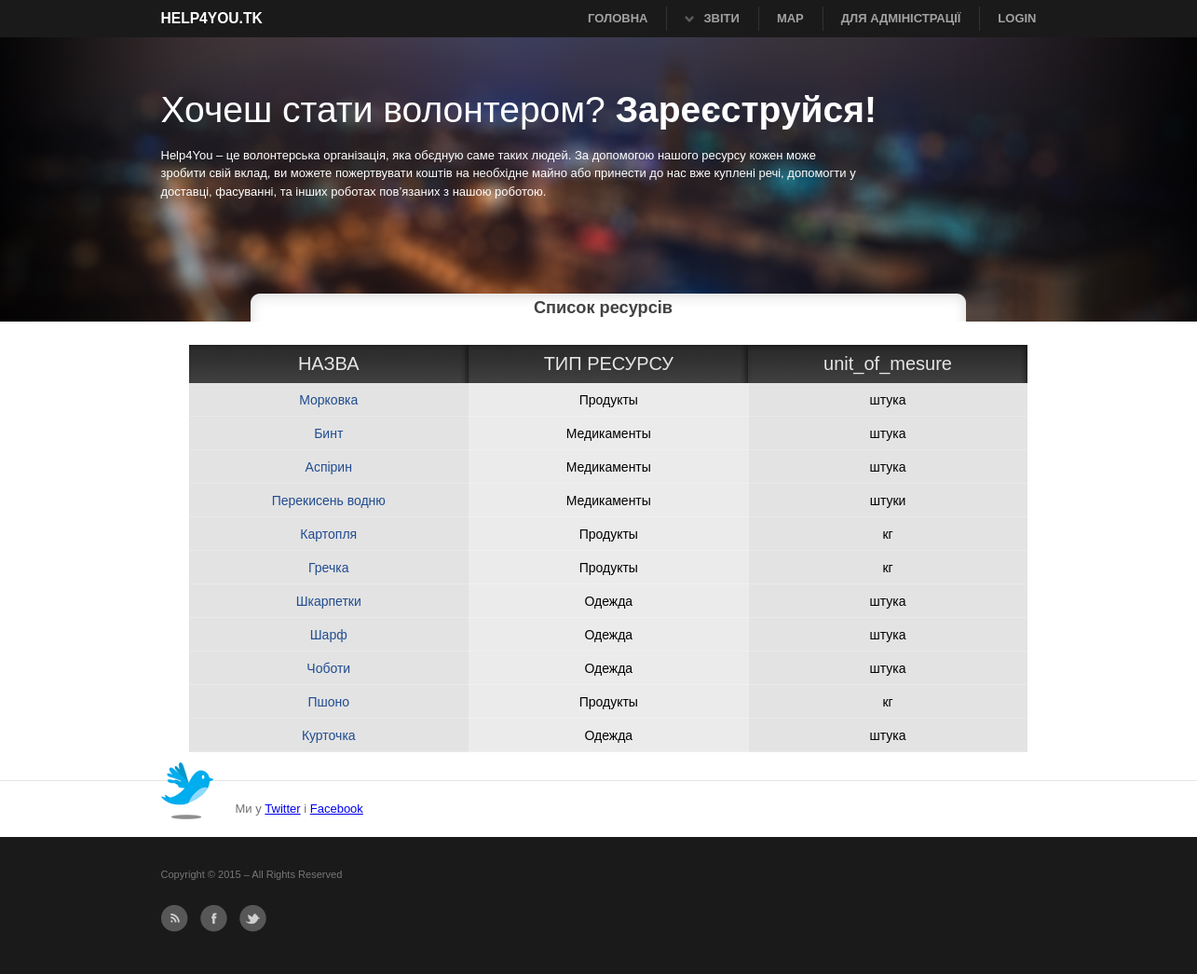
/resource/, run on the app's committed database.
### main/models.py (models this page shows, shortened)
class Resource(models.Model):
    category_resource = models.ForeignKey('CategoryResource',verbose_name=u'Категорія ресурса')
    name = models.CharField(max_length=30,verbose_name=u'Назва ресурсу')
    unit_of_mesure = models.CharField(max_length=30,verbose_name=u'Одиниця вимірювання')
    volume_of_one_unit = models.FloatField(verbose_name=u'Об"єм однієї одиниці')
    price_one_unit = models.FloatField(verbose_name=u'Ціна однієї одиниці')
    class Meta:
        verbose_name_plural = u'Ресурси'

class CategoryResource(models.Model):
    category = models.CharField(max_length=50, verbose_name=u'Категорія')
    class Meta:
        verbose_name_plural = u'Категорії ресурсів'
    def __unicode__(self):
        return self.category

### main/views.py (the view)
class ResourceListView(ListView):
    template_name = 'list_resource.html'
    model = Resource
    context_object_name = 'Resource'

### main/templates/list_resource.html (shortened to what this page needs)
{% extends 'base.html' %}
{% block title %}
    <h3 class="title_list">Список ресурсів</h3>
{% endblock %}
{% block content %}
    <div id="list_table">
  <table border="0">
    <tr>
        <td class="top_left">НАЗВА</td>
        <td class="top_cen">ТИП РЕСУРСУ</td>
        <td class="top_right">unit_of_mesure</td>
    </tr>
    {% for resource in Resource %}
        <tr class="list_tr">
        <td class="cell"><a class="detail_list" href="{% url 'grafik_resource' resource.id %}"> {{ resource.name }}</a> </td>
        <td class="cell_c">{{ resource.category_resource }}</td>
        <td class="cell">{{ resource.unit_of_mesure }}</td>
    </tr>
    {% endfor %}
  </table>
    </div>
{% endblock %}

### main/static/main.css (style rules this page uses)
html { background: #ffffff }
body { color:#727272; font:normal 13px "Helvetice Neue",Arial,Tahoma,Verdana; }
a { outline:0; }
h1, h2, h3, h4 { line-height:1.2em; margin-bottom:15px; font-weight:bold; }
h3, h4 { font-size:1.4em; color:#424242; text-shadow:1px 1px 1px #fff; margin-bottom:10px; }
h3 { -webkit-margin-before: 0em; -webkit-margin-after: 0em; -webkit-margin-start: 0px; -webkit-margin-end: 0px; text-shadow:0px 0px 0px #fff; }
.list_tr { border-bottom: 1px solid #2b2b2b; }
#list_table table { width: 900px; margin-left: 30px; margin-top: 15px; }
table { border-spacing:0px; }
.top_left { width: 302px; height: 41px; color: #e5e5e5; background: url("img/top_cen.jpg") repeat-x; text-align: center; font:normal 20px "Helvetice Neue",Arial,Tahoma,Verdana; border-spacing: 0px; }
.top_cen { width: 302px; height: 41px; color: #e5e5e5; background: url("img/top_cen.jpg") repeat-x; text-align: center; font:normal 20px "Helvetice Neue",Arial,Tahoma,Verdana; border-spacing: 0px; }
.top_right { width: 300px; height: 41px; color: #e5e5e5; background: url("img/top_right.jpg") repeat-x; text-align: center; font:normal 20px "Helvetice Neue",Arial,Tahoma,Verdana; }
.cell { width: 300px; height: 36px; background: url("img/cell.gif") repeat-x; text-align: center; font:normal 14px "Helvetice Neue",Arial,Tahoma,Verdana; }
.cell_c { width: 300px; height: 36px; background: url("img/cell_c.gif") repeat-x; text-align: center; font:normal 14px "Helvetice Neue",Arial,Tahoma,Verdana; }
.detail_list { color:#214c90; text-decoration: none; }
.title_list { margin-left:210px; padding-right: 200px; background: url("img/h.png") no-repeat; padding-top: 5px; padding-bottom: 5px; text-align: center; }

### main/static/print.css (style rules this page uses)
* { background:none !important; }
body { color:#000; font:normal 12px Arial,sans-serif; padding-top:0; }
a, #content a { color:#000; outline:0; text-decoration:none; border:none; }
h1, h2, h3, h4, h5 { margin:0 0 10px 0; color:#000; }
h3 { font-size:1.2em; margin-bottom:20px; }

### data on the page
Resource: name "Морковка", category_resource "Продукты", unit_of_mesure "штука"
Resource: name "Бинт", category_resource "Медикаменты", unit_of_mesure "штука"
Resource: name "Аспірин", category_resource "Медикаменты", unit_of_mesure "штука"
Resource: name "Перекисень водню", category_resource "Медикаменты", unit_of_mesure "штуки"
Resource: name "Картопля", category_resource "Продукты", unit_of_mesure "кг"
Resource: name "Гречка", category_resource "Продукты", unit_of_mesure "кг"
Resource: name "Шкарпетки", category_resource "Одежда", unit_of_mesure "штука"
Resource: name "Шарф", category_resource "Одежда", unit_of_mesure "штука"
Resource: name "Чоботи", category_resource "Одежда", unit_of_mesure "штука"
Resource: name "Пшоно", category_resource "Продукты", unit_of_mesure "кг"
Resource: name "Курточка", category_resource "Одежда", unit_of_mesure "штука"
